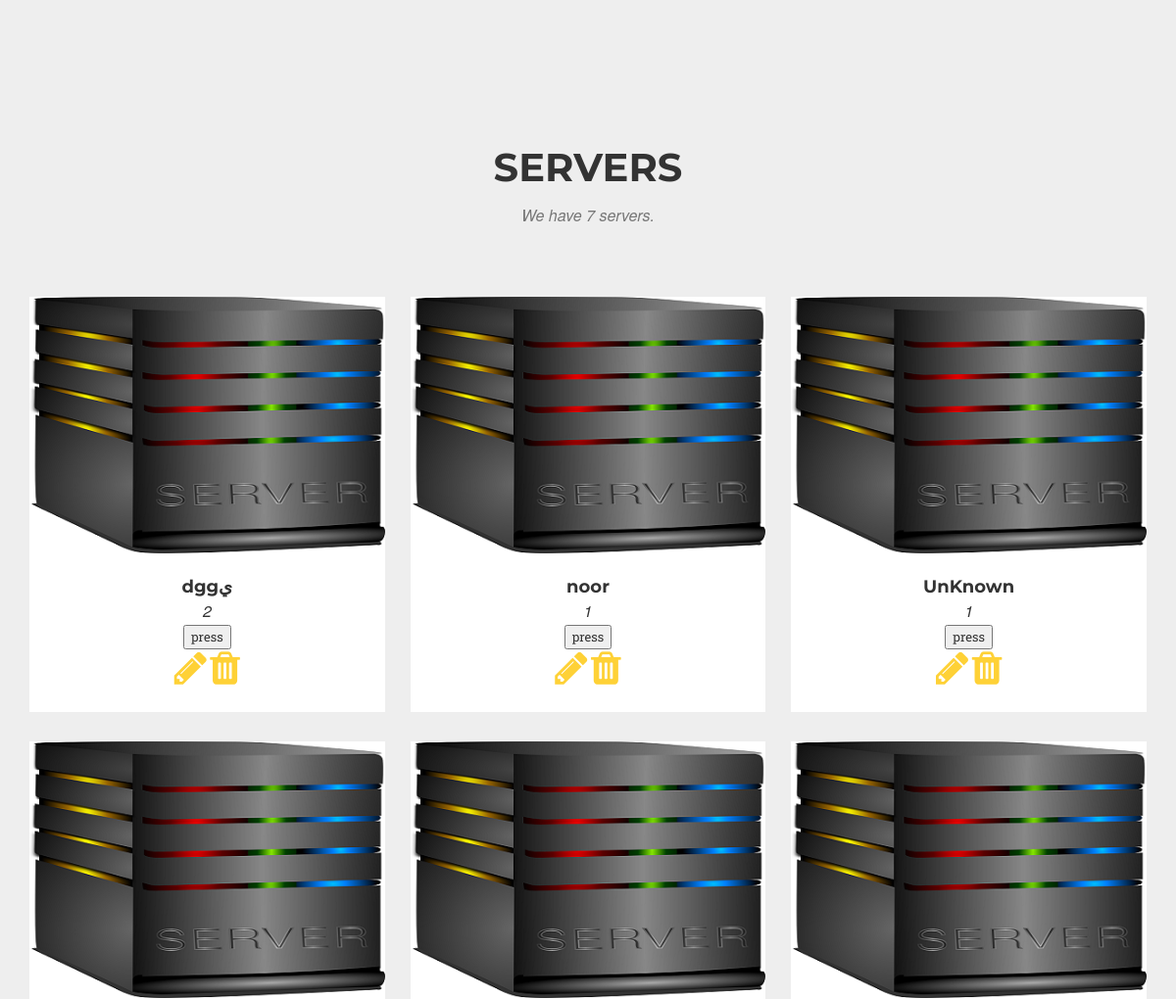
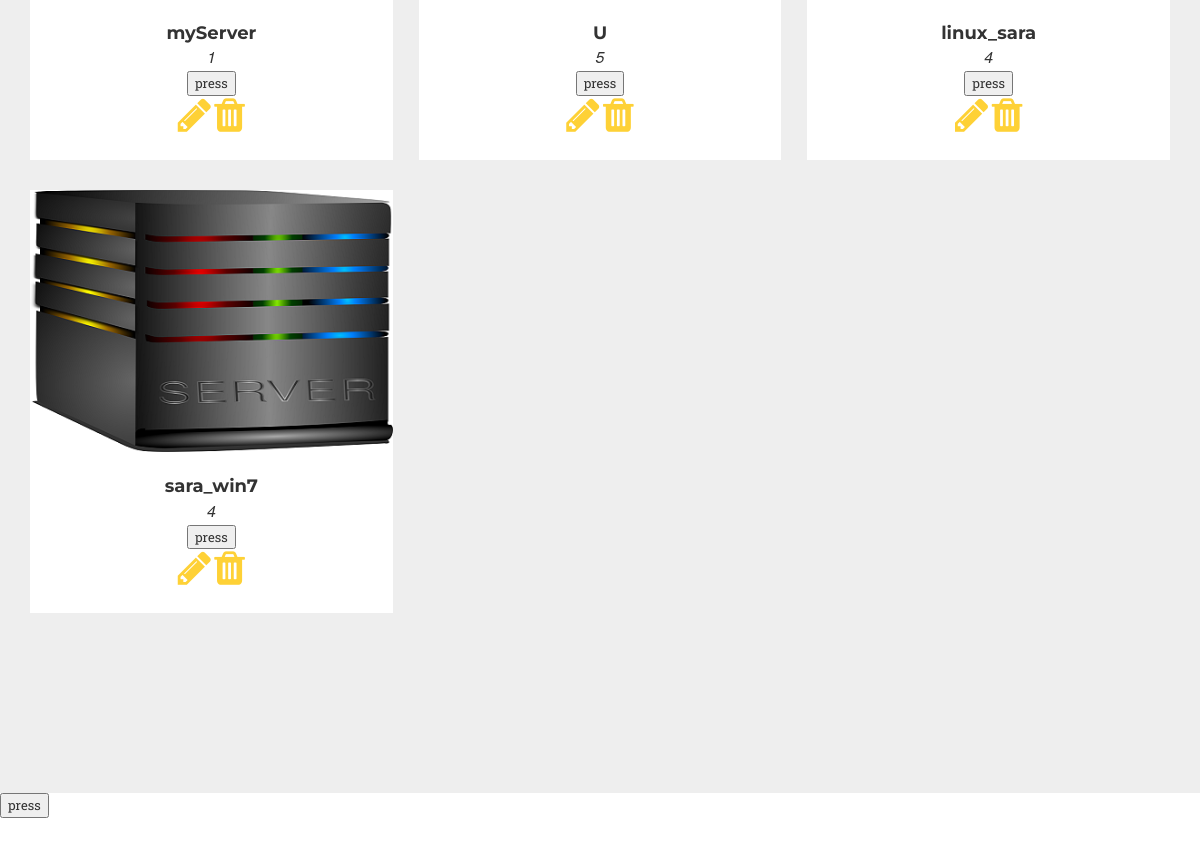
Before: / (middle part) with the older database file (2 pictures, top to bottom).
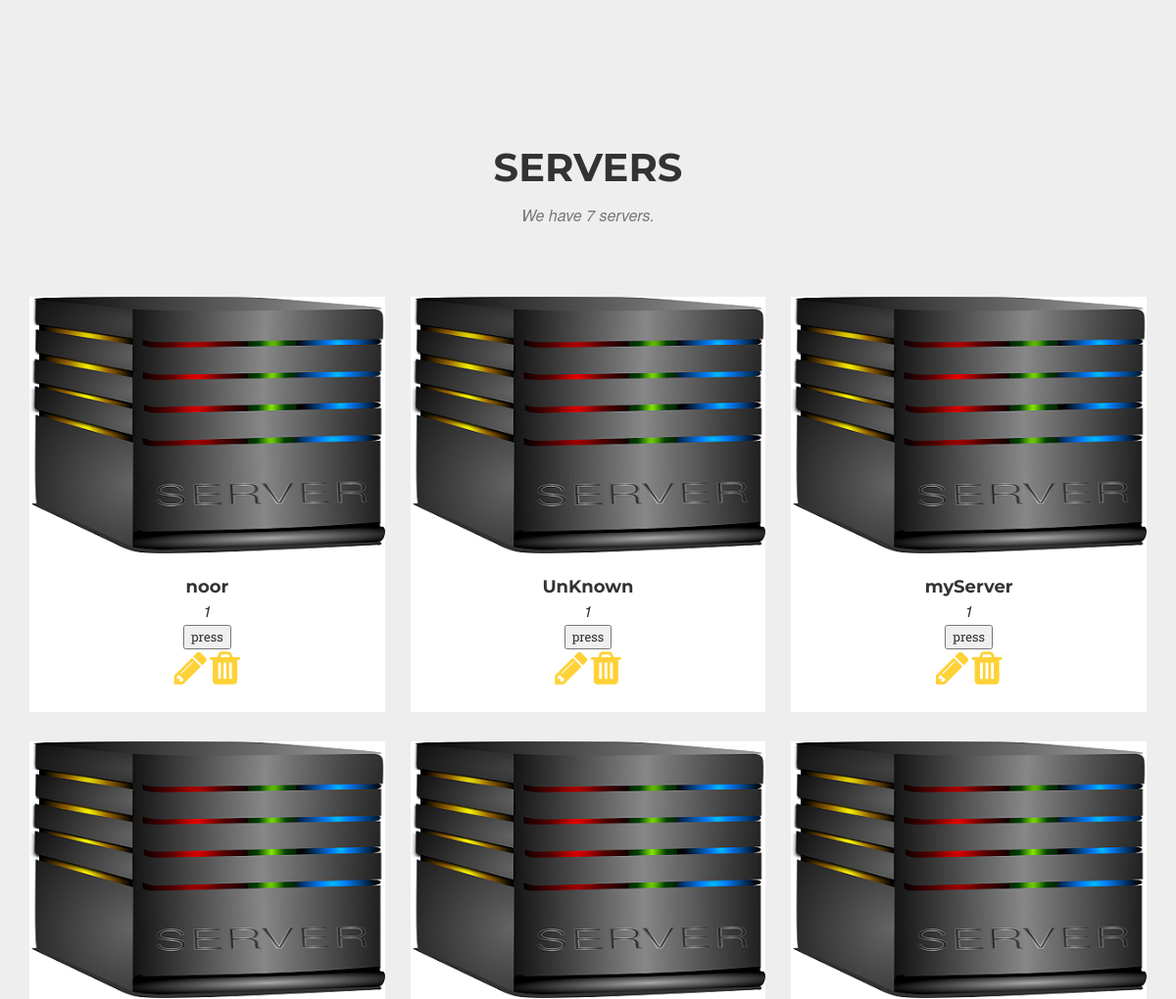
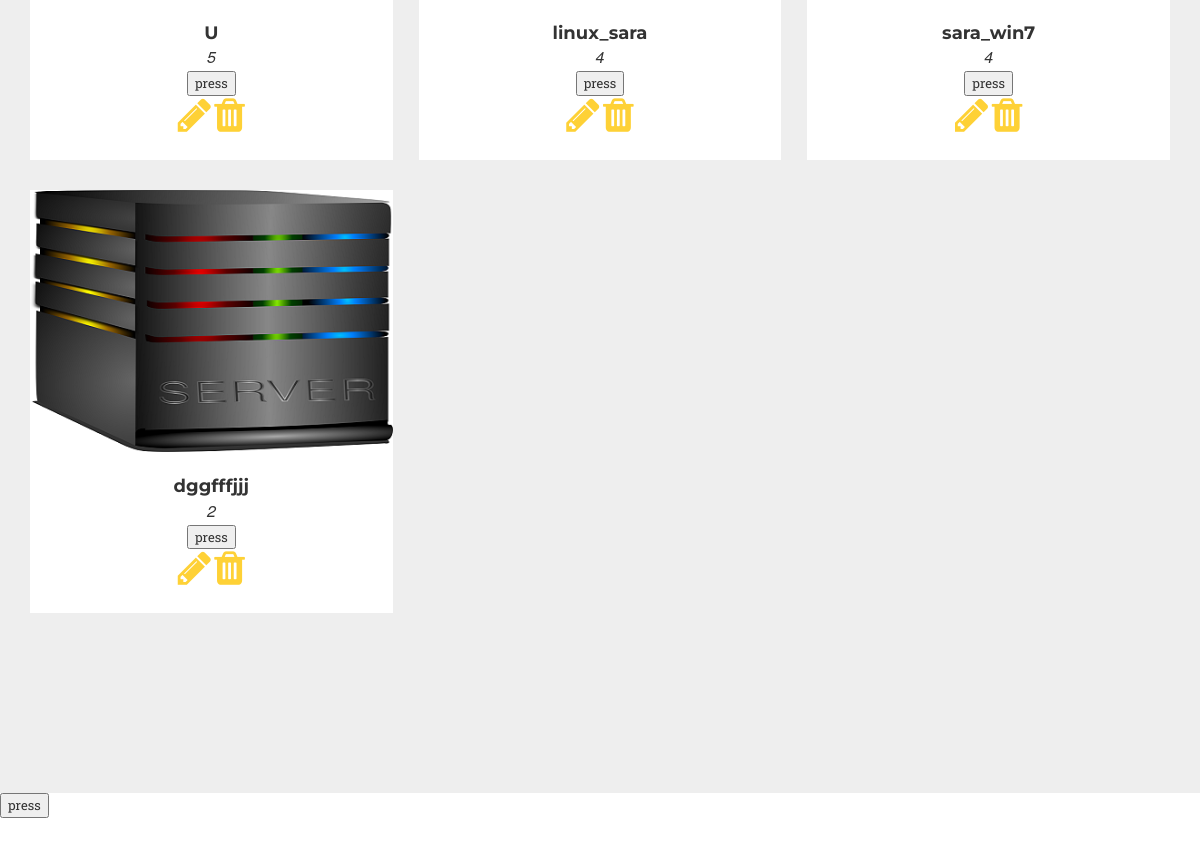
After: the same page with the newer database file (2 pictures, top to bottom).
### blogs/models.py (models this page shows, shortened)
class Server(models.Model):
    typeChoices = (
        ('A', 'A'),
        ('B', 'B'),
        ('C', 'C'),
    )
    name=models.CharField(max_length=30,primary_key=True,default='UnKnown')
    Type = models.CharField(max_length=1, choices = typeChoices)
    RAM = models.CharField(max_length=30)
    Core = models.PositiveSmallIntegerField()
    Storage = models.CharField(max_length=30)
    RackNum = models.ForeignKey('Rac', related_name='racs')

class Rac(models.Model):
    RackNum = models.PositiveSmallIntegerField(primary_key=True)
    def __str__(self):
        return str(self.RackNum)

### blogs/views.py (the view)
# urls.py: url(r'^$', 'blogs.views.indexView', name='newIndex'),
def indexView(request):
    racsObjects=Rac.objects.all()
    racsNumbers=[]
    racServers = []
    MacNumbers=Mac.objects.all()
    for rac in racsObjects:
        racServers.append(Server.objects.filter(RackNum=rac.RackNum))
        racsNumbers.append(rac.RackNum)
    racsNumbers.sort()
    Servers = Server.objects.all()
    serversCount = len(Servers)
    editServerForm=ServerForm(request.POST or None)
    context = {
        'RacsNum' : racsNumbers,
        'racs' : racServers,
        'MacNumbers' : MacNumbers,
        'serversCount' : serversCount,
        'Servers' : Servers,
        'editServerForm':editServerForm
    }
    return render(request, 'index.html',context)

### blogs/templates/index.html (shortened to what this page needs)
<!DOCTYPE html>
<html lang="en">
{% load staticfiles %}
<head>
    <link href="{% static 'css/bootstrap.min.css' %}" rel="stylesheet">
    <link href="{% static 'vendor/font-awesome/css/font-awesome.min.css' %}" rel="stylesheet" type="text/css">
    <link href="{% static 'css/agency.min.css' %}" rel="stylesheet">
    <link rel="stylesheet" href="//code.jquery.com/ui/1.12.1/themes/base/jquery-ui.css">
</head>
<body id="page-top" class="index">
    <section id="server" class="bg-light-gray">
        <div class="container">
            <div class="row">
                <div class="col-lg-12 text-center">
                    <h2 class="section-heading">Servers</h2>
                    <h3 class="section-subheading text-muted">We have {{serversCount}} servers.</h3>
                </div>
            </div>
            <div class="row">
                {% for server in Servers %}
                    <div class="col-md-4 col-sm-6 server-item">
                        <a href="#{{server.name}}modal" class="server-link" data-toggle="modal">
                            <img src="{% static 'img/server.png' %}" class="img-responsive" alt="">
                        </a>
                        <div class="server-caption">
                            <h4>{{server.name}}</h4>
                            <p>{{server.RackNum}}</p>
                            <button class="btnd" id="{{server.pk}}">press</button><br>
                             <a href="#serverTools" class="editServer" id="edit{{server.name}}" data-toggle="modal">
                                 <i class="fa fa-pencil fa-3x"></i>
                             </a>
                            <a href="#serverTools" class="deleteServer" data-toggle="modal">
                                 <i class="fa fa-trash fa-3x"></i>
                             </a>
                        </div>
                    </div>
                {% endfor %}
            </div>
        </div>
    </section>
    <button id="btn">press</button>
    <section id="about">
    </section>
</body>
</html>

Changed rows visible on the page:
removed Server: name "dggي", RackNum "2"
added Server: name "dggfffjjj", RackNum "2"
